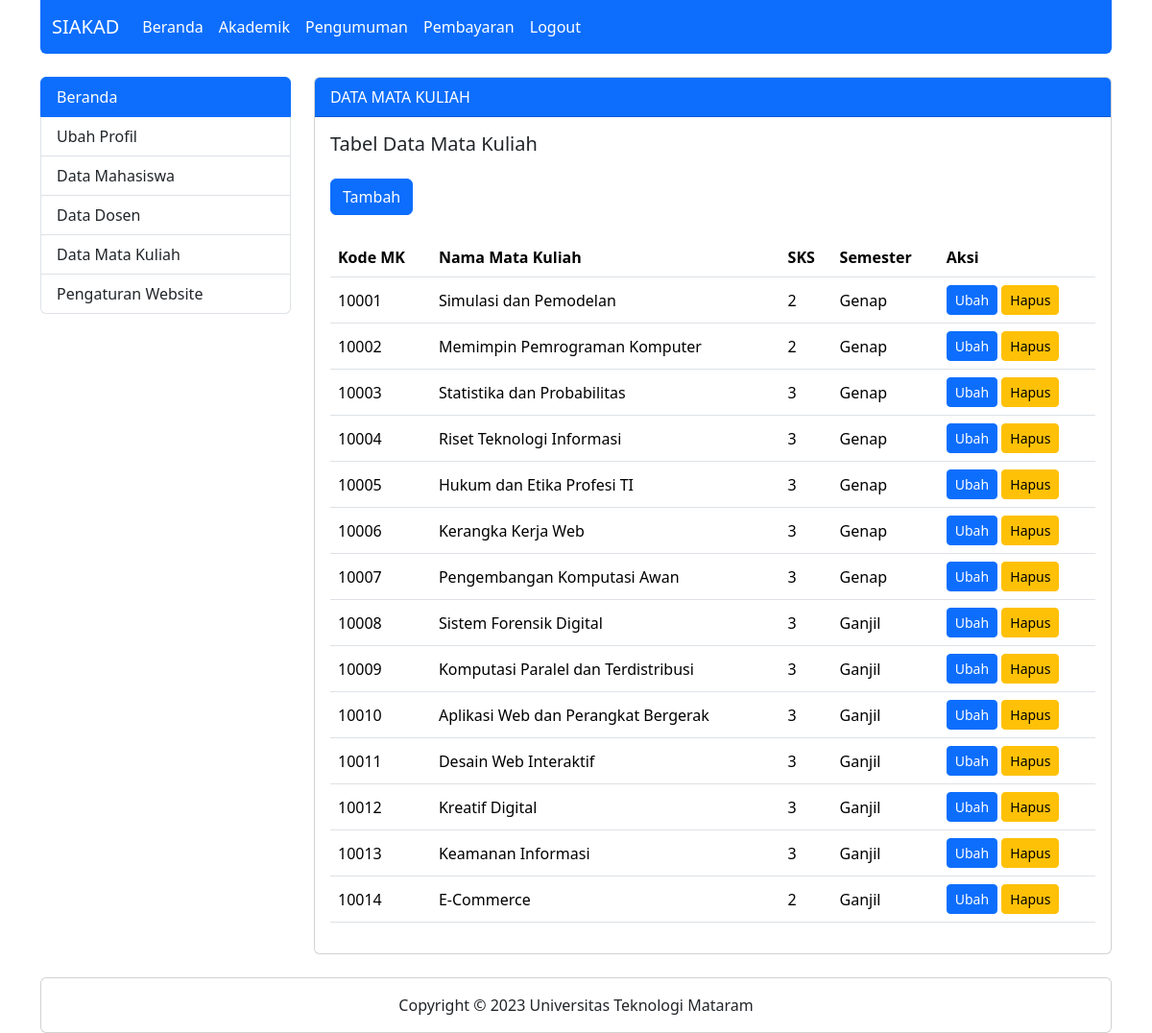
/beranda.php?page=mkdata (signed in), run on the app's committed database.
### tables this page shows
CREATE TABLE `tb_mk` (
  `kode_mk` char(5) NOT NULL,
  `nama_mk` varchar(255) DEFAULT NULL,
  `sks` int(1) DEFAULT NULL,
  `semester` varchar(10) DEFAULT NULL
);

### mkdata.php (the view)
<div class="card">
    <div class="card-header text-bg-primary fw-medium">
        DATA MATA KULIAH
    </div>
    <div class="card-body">
        <h5 class="card-title mb-4">Tabel Data Mata Kuliah</h5>
        <a href="?page=mktambah" class="btn btn-primary mb-4">Tambah</a>
        <div class="table-responsive">
            <table class="table table-hover">
                <thead>
                    <tr class="align-middle">
                        <th>Kode MK</th>
                        <th>Nama Mata Kuliah</th>
                        <th>SKS</th>
                        <th>Semester</th>
                        <th>Aksi</th>
                    </tr>
                </thead>
                <tbody>
                    <?php
                    include 'koneksi.php';
                    $mk = mysqli_query($koneksi, "SELECT * FROM tb_mk");
                    while ($hasil = mysqli_fetch_array($mk)) {
                    ?>
                        <tr class="align-middle">
                            <td><?php echo $hasil['kode_mk']; ?></td>
                            <td><?php echo $hasil['nama_mk']; ?></td>
                            <td><?php echo $hasil['sks']; ?></td>
                            <td><?php echo $hasil['semester']; ?></td>
                            <td>
                                <a href="?page=mkubah&&kode_mk=<?php echo $hasil['kode_mk']; ?>" class="btn btn-sm btn-primary">Ubah</a>
                                <a href="?page=mkhapus&&kode_mk=<?php echo $hasil['kode_mk']; ?>" onclick="return confirm('Data akan dihapus?')" class="btn btn-sm btn-warning">Hapus</a>
                            </td>
                        </tr>
                    <?php }; ?>
                </tbody>
            </table>
        </div>
    </div>
</div>

### data on the page
tb_mk: kode_mk "10001", nama_mk "Simulasi dan Pemodelan", sks "2", semester "Genap"
tb_mk: kode_mk "10002", nama_mk "Memimpin Pemrograman Komputer", sks "2", semester "Genap"
tb_mk: kode_mk "10003", nama_mk "Statistika dan Probabilitas", sks "3", semester "Genap"
tb_mk: kode_mk "10004", nama_mk "Riset Teknologi Informasi", sks "3", semester "Genap"
tb_mk: kode_mk "10005", nama_mk "Hukum dan Etika Profesi TI", sks "3", semester "Genap"
tb_mk: kode_mk "10006", nama_mk "Kerangka Kerja Web", sks "3", semester "Genap"
tb_mk: kode_mk "10007", nama_mk "Pengembangan Komputasi Awan", sks "3", semester "Genap"
tb_mk: kode_mk "10008", nama_mk "Sistem Forensik Digital", sks "3", semester "Ganjil"
tb_mk: kode_mk "10009", nama_mk "Komputasi Paralel dan Terdistribusi", sks "3", semester "Ganjil"
tb_mk: kode_mk "10010", nama_mk "Aplikasi Web dan Perangkat Bergerak", sks "3", semester "Ganjil"
tb_mk: kode_mk "10011", nama_mk "Desain Web Interaktif", sks "3", semester "Ganjil"
tb_mk: kode_mk "10012", nama_mk "Kreatif Digital", sks "3", semester "Ganjil"
tb_mk: kode_mk "10013", nama_mk "Keamanan Informasi", sks "3", semester "Ganjil"
tb_mk: kode_mk "10014", nama_mk "E-Commerce", sks "2", semester "Ganjil"
